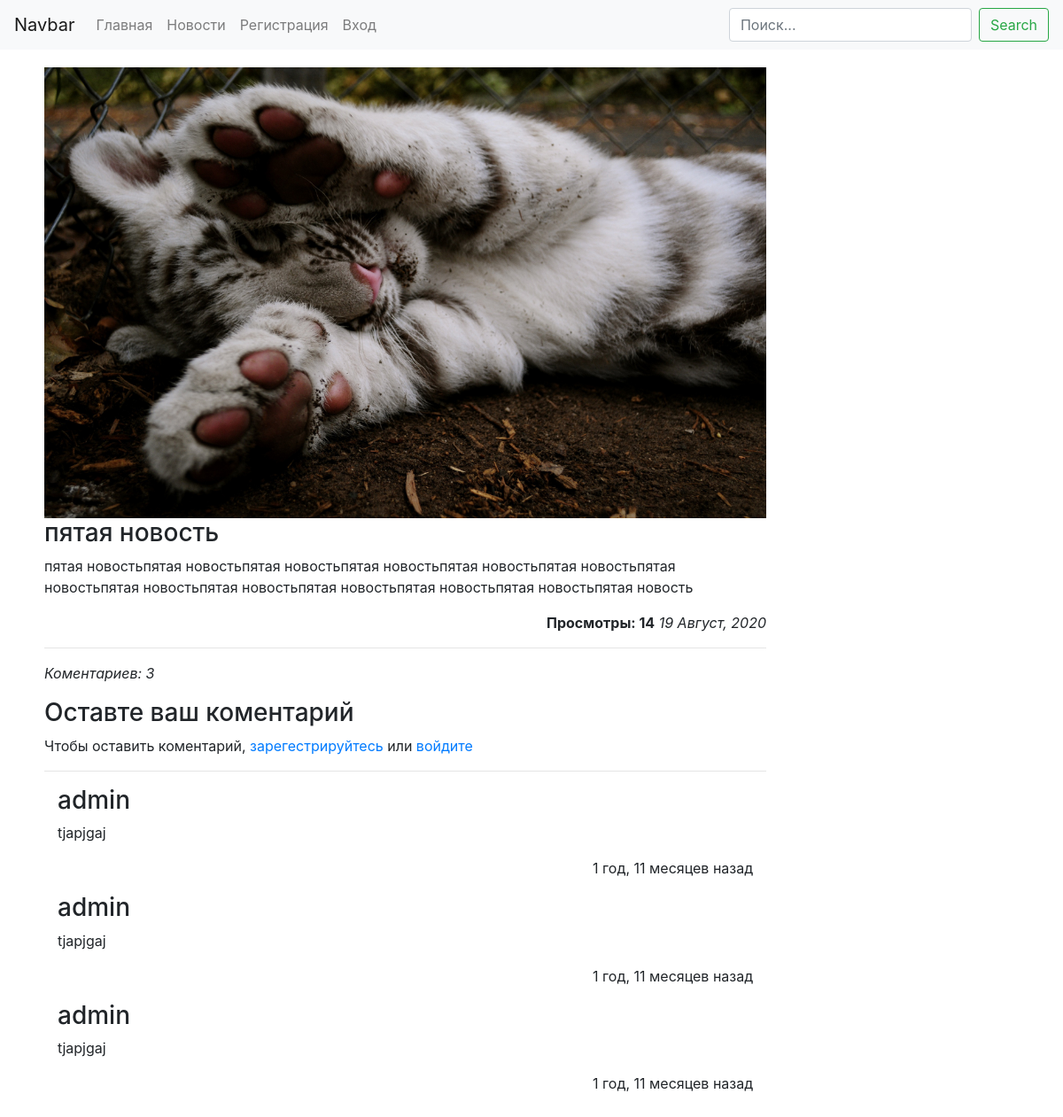
/news/pyataya-novost/, run on the app's committed database.
### blog/models.py (models this page shows, shortened)
class Post(models.Model):
    title = models.CharField('Загаловок', max_length=255)
    slug = models.SlugField('Ссылка', unique=True)
    image = models.ImageField('Картинка', blank=True, null=True)
    category = models.ForeignKey(Category, on_delete=models.SET_NULL, null= True, blank=True, verbose_name='Категории')
    content = models.TextField('Текст')
    date = models.DateTimeField('Дата', default=timezone.now)
    publish = models.BooleanField('Опубликовано', default=False)
    views = models.IntegerField('Просмотры', default=0)
    class Meta:
        verbose_name = 'Новость'
        verbose_name_plural = 'Новости'

class Comment(models.Model):
    user = models.ForeignKey(User, on_delete=models.CASCADE, verbose_name='Автор')
    post = models.ForeignKey(Post, on_delete=models.CASCADE, verbose_name='Новость')
    text = models.TextField('Текст комментария')
    date = models.DateTimeField('Дата', default=timezone.now)
    class Meta:
        verbose_name = 'Коментарий'
        verbose_name_plural = 'Коментарии'

### blog/views.py (the view)
# urls.py: path('news/<slug:slug>/', views.post_detail, name= 'post_detail_url'),
def post_detail(request, slug):
    post = Post.objects.get(slug__exact = slug)
    post.views += 1
    post.save()
    return render(request, 'blog/post_detail.html', {"post": post})

### blog/templates/blog/post_detail.html (shortened to what this page needs)
{% extends 'base.html' %}
{% load humanize %}
{% block content %}
<div class="container">
    <div class="row">
        <div class="col-md-9" style="padding: 20px;">
            {% if post.image.url != null %}
            <img src="{{post.image.url}}" style="width: 100%;" alt="">
            {% endif %}
            <h3>{{post.title}}</h3>
            <p>{{post.content|safe}}</p>
            <p class="text-right">
                <b>Просмотры: {{post.views}}</b>
                <i>{{post.date|date:'d F, Y'}}</i>
            </p>
            <hr>
            <p>
                <i>Коментариев: {{post.comment_set.count}}</i>
            </p>
            <h3>Оставте ваш коментарий</h3>
            {% if user.is_authenticated %}
            <form action="{% url 'comment' post.slug %}" method='POST'>
                {% csrf_token %}
                <p>
                    <textarea name="text" class="form-control"></textarea>
                </p>
                <p class="text-right">
                    <button class="btn btn-outline-primary">Отправить</button>
                </p>
            </form>
            {% else %}
            <p>Чтобы оставить коментарий,<a href="{% url 'register' %}"> зарегестрируйтесь</a> или<a href="{% url 'login' %}"> войдите</a></p>
            {% endif %}
            <hr>
            {% for comment in post.comment_set.all %}
            <div class="col-md-12">
                <h3>{{comment.user.username}}</h3>
                <p>
                    {{comment.text}}
                </p>
                <p class="text-right">
                    {{comment.date|timesince}} назад
                </p>
            </div>
            {% endfor %}
        </div>
        <div class="col-md-3"></div>
    </div>
</div>
{% endblock %}

### data on the page
Post: image (picture), title "пятая новость", content "пятая новостьпятая новостьпятая новостьпятая новостьпятая новостьпятая новостьпятая новостьпятая новостьпятая новостьпятая новостьпятая новостьпятая новостьпятая новость", views "14", date "19 Август, 2020", comment_set.count "3"
Comment: user.username "admin", text "tjapjgaj", date "1 год, 11 месяцев"
Comment: user.username "admin", text "tjapjgaj", date "1 год, 11 месяцев"
Comment: user.username "admin", text "tjapjgaj", date "1 год, 11 месяцев"
